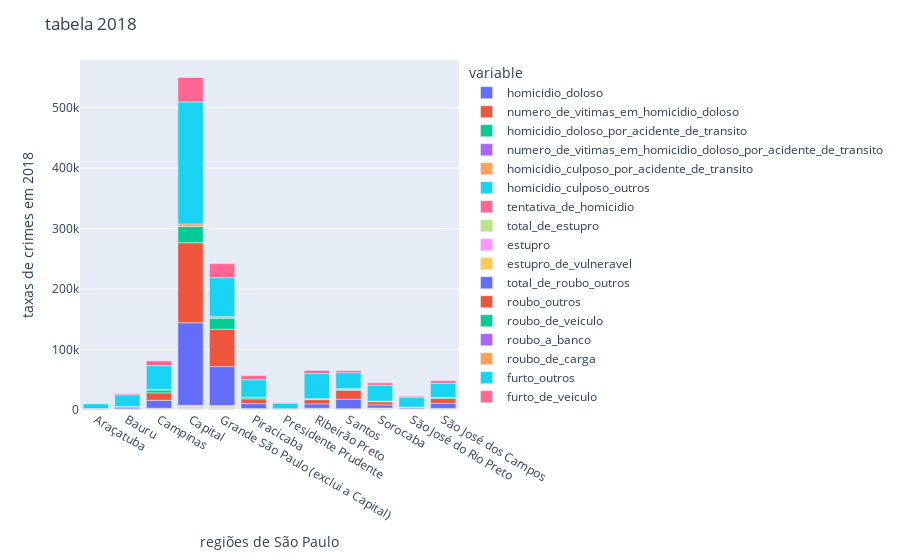

The code cell stored with this chart in its notebook:
### Markdown cell above
# Dados do Ano de 2018:

### Code cell
ano1 = df2[df2['ano'] == 2018] 

ano1 = ano1.groupby('regiao_ssp').sum()
ano2018 = ano1
display(ano2018)

grafico = px.bar(ano2018, x = ano2018.index , y = ["homicidio_doloso","numero_de_vitimas_em_homicidio_doloso","homicidio_doloso_por_acidente_de_transito","numero_de_vitimas_em_homicidio_doloso_por_acidente_de_transito","homicidio_culposo_por_acidente_de_transito","homicidio_culposo_outros","tentativa_de_homicidio","total_de_estupro","estupro","estupro_de_vulneravel","total_de_roubo_outros","roubo_outros","roubo_de_veiculo","roubo_a_banco","roubo_de_carga","furto_outros","furto_de_veiculo"])
grafico.update_layout(
    yaxis_title="taxas de crimes em 2018",
    xaxis_title="regiões de São Paulo",
    title = 'tabela 2018')
grafico.show()

### Figure 1 — Plotly figure (JSON) as saved in the notebook; plotly's stock layout.template omitted (floating-point values rounded to 4 significant figures)
{"data": [{"alignmentgroup": "True", "hovertemplate": "variable=homicidio_doloso<br>regiao_ssp=%{x}<br>value=%{y}<extra></extra>", "legendgroup": "homicidio_doloso", "marker": {"color": "#636efa", "pattern": {"shape": ""}}, "name": "homicidio_doloso", "offsetgroup": "homicidio_doloso", "orientation": "v", "showlegend": true, "textposition": "auto", "type": "bar", "x": ["Araçatuba", "Bauru", "Campinas", "Capital", "Grande São Paulo (exclui a Capital)", "Piracicaba", "Presidente Prudente", "Ribeirão Preto", "Santos", "Sorocaba", "São José do Rio Preto", "São José dos Campos"], "xaxis": "x", "y": [57, 97, 247, 672, 669, 197, 58, 212, 156, 167, 91, 326], "yaxis": "y"}, {"alignmentgroup": "True", "hovertemplate": "variable=numero_de_vitimas_em_homicidio_doloso<br>regiao_ssp=%{x}<br>value=%{y}<extra></extra>", "legendgroup": "numero_de_vitimas_em_homicidio_doloso", "marker": {"color": "#EF553B", "pattern": {"shape": ""}}, "name": "numero_de_vitimas_em_homicidio_doloso", "offsetgroup": "numero_de_vitimas_em_homicidio_doloso", "orientation": "v", "showlegend": true, "textposition": "auto", "type": "bar", "x": ["Araçatuba", "Bauru", "Campinas", "Capital", "Grande São Paulo (exclui a Capital)", "Piracicaba", "Presidente Prudente", "Ribeirão Preto", "Santos", "Sorocaba", "São José do Rio Preto", "São José dos Campos"], "xaxis": "x", "y": [58, 98, 257, 723, 714, 204, 59, 216, 169, 176, 94, 338], "yaxis": "y"}, {"alignmentgroup": "True", "hovertemplate": "variable=homicidio_doloso_por_acidente_de_transito<br>regiao_ssp=%{x}<br>value=%{y}<extra></extra>", "legendgroup": "homicidio_doloso_por_acidente_de_transito", "marker": {"color": "#00cc96", "pattern": {"shape": ""}}, "name": "homicidio_doloso_por_acidente_de_transito", "offsetgroup": "homicidio_doloso_por_acidente_de_transito", "orientation": "v", "showlegend": true, "textposition": "auto", "type": "bar", "x": ["Araçatuba", "Bauru", "Campinas", "Capital", "Grande São Paulo (exclui a Capital)", "Piracicaba", "Presidente Prudente", "Ribeirão Preto", "Santos", "Sorocaba", "São José do Rio Preto", "São José dos Campos"], "xaxis": "x", "y": [0, 2, 1, 12, 6, 3, 0, 4, 2, 4, 1, 1], "yaxis": "y"}, {"alignmentgroup": "True", "hovertemplate": "variable=numero_de_vitimas_em_homicidio_doloso_por_acidente_de_transito<br>regiao_ssp=%{x}<br>value=%{y}<extra></extra>", "legendgroup": "numero_de_vitimas_em_homicidio_doloso_por_acidente_de_transito", "marker": {"color": "#ab63fa", "pattern": {"shape": ""}}, "name": "numero_de_vitimas_em_homicidio_doloso_por_acidente_de_transito", "offsetgroup": "numero_de_vitimas_em_homicidio_doloso_por_acidente_de_transito", "orientation": "v", "showlegend": true, "textposition": "auto", "type": "bar", "x": ["Araçatuba", "Bauru", "Campinas", "Capital", "Grande São Paulo (exclui a Capital)", "Piracicaba", "Presidente Prudente", "Ribeirão Preto", "Santos", "Sorocaba", "São José do Rio Preto", "São José dos Campos"], "xaxis": "x", "y": [0, 3, 1, 12, 8, 3, 0, 7, 3, 4, 2, 1], "yaxis": "y"}, {"alignmentgroup": "True", "hovertemplate": "variable=homicidio_culposo_por_acidente_de_transito<br>regiao_ssp=%{x}<br>value=%{y}<extra></extra>", "legendgroup": "homicidio_culposo_por_acidente_de_transito", "marker": {"color": "#FFA15A", "pattern": {"shape": ""}}, "name": "homicidio_culposo_por_acidente_de_transito", "offsetgroup": "homicidio_culposo_por_acidente_de_transito", "orientation": "v", "showlegend": true, "textposition": "auto", "type": "bar", "x": ["Araçatuba", "Bauru", "Campinas", "Capital", "Grande São Paulo (exclui a Capital)", "Piracicaba", "Presidente Prudente", "Ribeirão Preto", "Santos", "Sorocaba", "São José do Rio Preto", "São José dos Campos"], "xaxis": "x", "y": [92, 192, 349, 392, 467, 278, 111, 357, 232, 353, 172, 198], "yaxis": "y"}, {"alignmentgroup": "True", "hovertemplate": "variable=homicidio_culposo_outros<br>regiao_ssp=%{x}<br>value=%{y}<extra></extra>", "legendgroup": "homicidio_culposo_outros", "marker": {"color": "#19d3f3", "pattern": {"shape": ""}}, "name": "homicidio_culposo_outros", "offsetgroup": "homicidio_culposo_outros", "orientation": "v", "showlegend": true, "textposition": "auto", "type": "bar", "x": ["Araçatuba", "Bauru", "Campinas", "Capital", "Grande São Paulo (exclui a Capital)", "Piracicaba", "Presidente Prudente", "Ribeirão Preto", "Santos", "Sorocaba", "São José do Rio Preto", "São José dos Campos"], "xaxis": "x", "y": [3, 14, 8, 29, 22, 18, 7, 16, 7, 14, 4, 10], "yaxis": "y"}, {"alignmentgroup": "True", "hovertemplate": "variable=tentativa_de_homicidio<br>regiao_ssp=%{x}<br>value=%{y}<extra></extra>", "legendgroup": "tentativa_de_homicidio", "marker": {"color": "#FF6692", "pattern": {"shape": ""}}, "name": "tentativa_de_homicidio", "offsetgroup": "tentativa_de_homicidio", "orientation": "v", "showlegend": true, "textposition": "auto", "type": "bar", "x": ["Araçatuba", "Bauru", "Campinas", "Capital", "Grande São Paulo (exclui a Capital)", "Piracicaba", "Presidente Prudente", "Ribeirão Preto", "Santos", "Sorocaba", "São José do Rio Preto", "São José dos Campos"], "xaxis": "x", "y": [107, 145, 243, 749, 646, 236, 88, 302, 290, 194, 143, 341], "yaxis": "y"}, {"alignmentgroup": "True", "hovertemplate": "variable=total_de_estupro<br>regiao_ssp=%{x}<br>value=%{y}<extra></extra>", "legendgroup": "total_de_estupro", "marker": {"color": "#B6E880", "pattern": {"shape": ""}}, "name": "total_de_estupro", "offsetgroup": "total_de_estupro", "orientation": "v", "showlegend": true, "textposition": "auto", "type": "bar", "x": ["Araçatuba", "Bauru", "Campinas", "Capital", "Grande São Paulo (exclui a Capital)", "Piracicaba", "Presidente Prudente", "Ribeirão Preto", "Santos", "Sorocaba", "São José do Rio Preto", "São José dos Campos"], "xaxis": "x", "y": [246, 611, 931, 2590, 2485, 689, 343, 907, 638, 1231, 557, 715], "yaxis": "y"}, {"alignmentgroup": "True", "hovertemplate": "variable=estupro<br>regiao_ssp=%{x}<br>value=%{y}<extra></extra>", "legendgroup": "estupro", "marker": {"color": "#FF97FF", "pattern": {"shape": ""}}, "name": "estupro", "offsetgroup": "estupro", "orientation": "v", "showlegend": true, "textposition": "auto", "type": "bar", "x": ["Araçatuba", "Bauru", "Campinas", "Capital", "Grande São Paulo (exclui a Capital)", "Piracicaba", "Presidente Prudente", "Ribeirão Preto", "Santos", "Sorocaba", "São José do Rio Preto", "São José dos Campos"], "xaxis": "x", "y": [62, 148, 328, 798, 651, 199, 74, 256, 193, 272, 122, 181], "yaxis": "y"}, {"alignmentgroup": "True", "hovertemplate": "variable=estupro_de_vulneravel<br>regiao_ssp=%{x}<br>value=%{y}<extra></extra>", "legendgroup": "estupro_de_vulneravel", "marker": {"color": "#FECB52", "pattern": {"shape": ""}}, "name": "estupro_de_vulneravel", "offsetgroup": "estupro_de_vulneravel", "orientation": "v", "showlegend": true, "textposition": "auto", "type": "bar", "x": ["Araçatuba", "Bauru", "Campinas", "Capital", "Grande São Paulo (exclui a Capital)", "Piracicaba", "Presidente Prudente", "Ribeirão Preto", "Santos", "Sorocaba", "São José do Rio Preto", "São José dos Campos"], "xaxis": "x", "y": [184, 463, 603, 1792, 1834, 490, 269, 651, 445, 959, 435, 534], "yaxis": "y"}, {"alignmentgroup": "True", "hovertemplate": "variable=total_de_roubo_outros<br>regiao_ssp=%{x}<br>value=%{y}<extra></extra>", "legendgroup": "total_de_roubo_outros", "marker": {"color": "#636efa", "pattern": {"shape": ""}}, "name": "total_de_roubo_outros", "offsetgroup": "total_de_roubo_outros", "orientation": "v", "showlegend": true, "textposition": "auto", "type": "bar", "x": ["Araçatuba", "Bauru", "Campinas", "Capital", "Grande São Paulo (exclui a Capital)", "Piracicaba", "Presidente Prudente", "Ribeirão Preto", "Santos", "Sorocaba", "São José do Rio Preto", "São José dos Campos"], "xaxis": "x", "y": [811, 1901, 12992, 136589, 64233, 8263, 568, 7196, 15542, 5152, 1569, 8298], "yaxis": "y"}, {"alignmentgroup": "True", "hovertemplate": "variable=roubo_outros<br>regiao_ssp=%{x}<br>value=%{y}<extra></extra>", "legendgroup": "roubo_outros", "marker": {"color": "#EF553B", "pattern": {"shape": ""}}, "name": "roubo_outros", "offsetgroup": "roubo_outros", "orientation": "v", "showlegend": true, "textposition": "auto", "type": "bar", "x": ["Araçatuba", "Bauru", "Campinas", "Capital", "Grande São Paulo (exclui a Capital)", "Piracicaba", "Presidente Prudente", "Ribeirão Preto", "Santos", "Sorocaba", "São José do Rio Preto", "São José dos Campos"], "xaxis": "x", "y": [804, 1864, 12413, 132332, 61829, 7823, 550, 7045, 14979, 5022, 1549, 8112], "yaxis": "y"}, {"alignmentgroup": "True", "hovertemplate": "variable=roubo_de_veiculo<br>regiao_ssp=%{x}<br>value=%{y}<extra></extra>", "legendgroup": "roubo_de_veiculo", "marker": {"color": "#00cc96", "pattern": {"shape": ""}}, "name": "roubo_de_veiculo", "offsetgroup": "roubo_de_veiculo", "orientation": "v", "showlegend": true, "textposition": "auto", "type": "bar", "x": ["Araçatuba", "Bauru", "Campinas", "Capital", "Grande São Paulo (exclui a Capital)", "Piracicaba", "Presidente Prudente", "Ribeirão Preto", "Santos", "Sorocaba", "São José do Rio Preto", "São José dos Campos"], "xaxis": "x", "y": [34, 156, 5014, 26860, 18576, 2204, 33, 1292, 1992, 1026, 127, 1656], "yaxis": "y"}, {"alignmentgroup": "True", "hovertemplate": "variable=roubo_a_banco<br>regiao_ssp=%{x}<br>value=%{y}<extra></extra>", "legendgroup": "roubo_a_banco", "marker": {"color": "#ab63fa", "pattern": {"shape": ""}}, "name": "roubo_a_banco", "offsetgroup": "roubo_a_banco", "orientation": "v", "showlegend": true, "textposition": "auto", "type": "bar", "x": ["Araçatuba", "Bauru", "Campinas", "Capital", "Grande São Paulo (exclui a Capital)", "Piracicaba", "Presidente Prudente", "Ribeirão Preto", "Santos", "Sorocaba", "São José do Rio Preto", "São José dos Campos"], "xaxis": "x", "y": [1, 1, 5, 26, 5, 5, 0, 0, 3, 4, 1, 3], "yaxis": "y"}, {"alignmentgroup": "True", "hovertemplate": "variable=roubo_de_carga<br>regiao_ssp=%{x}<br>value=%{y}<extra></extra>", "legendgroup": "roubo_de_carga", "marker": {"color": "#FFA15A", "pattern": {"shape": ""}}, "name": "roubo_de_carga", "offsetgroup": "roubo_de_carga", "orientation": "v", "showlegend": true, "textposition": "auto", "type": "bar", "x": ["Araçatuba", "Bauru", "Campinas", "Capital", "Grande São Paulo (exclui a Capital)", "Piracicaba", "Presidente Prudente", "Ribeirão Preto", "Santos", "Sorocaba", "São José do Rio Preto", "São José dos Campos"], "xaxis": "x", "y": [6, 36, 574, 4231, 2399, 435, 18, 151, 560, 126, 19, 183], "yaxis": "y"}, {"alignmentgroup": "True", "hovertemplate": "variable=furto_outros<br>regiao_ssp=%{x}<br>value=%{y}<extra></extra>", "legendgroup": "furto_outros", "marker": {"color": "#19d3f3", "pattern": {"shape": ""}}, "name": "furto_outros", "offsetgroup": "furto_outros", "orientation": "v", "showlegend": true, "textposition": "auto", "type": "bar", "x": ["Araçatuba", "Bauru", "Campinas", "Capital", "Grande São Paulo (exclui a Capital)", "Piracicaba", "Presidente Prudente", "Ribeirão Preto", "Santos", "Sorocaba", "São José do Rio Preto", "São José dos Campos"], "xaxis": "x", "y": [7905, 19412, 39391, 201798, 64283, 28935, 9234, 41786, 26478, 26150, 16274, 23185], "yaxis": "y"}, {"alignmentgroup": "True", "hovertemplate": "variable=furto_de_veiculo<br>regiao_ssp=%{x}<br>value=%{y}<extra></extra>", "legendgroup": "furto_de_veiculo", "marker": {"color": "#FF6692", "pattern": {"shape": ""}}, "name": "furto_de_veiculo", "offsetgroup": "furto_de_veiculo", "orientation": "v", "showlegend": true, "textposition": "auto", "type": "bar", "x": ["Araçatuba", "Bauru", "Campinas", "Capital", "Grande São Paulo (exclui a Capital)", "Piracicaba", "Presidente Prudente", "Ribeirão Preto", "Santos", "Sorocaba", "São José do Rio Preto", "São José dos Campos"], "xaxis": "x", "y": [477, 1683, 7784, 40395, 23179, 6858, 605, 4903, 3330, 3991, 1666, 4475], "yaxis": "y"}], "layout": {"barmode": "relative", "legend": {"title": {"text": "variable"}, "tracegroupgap": 0}, "margin": {"t": 60}, "title": {"text": "tabela 2018"}, "xaxis": {"anchor": "y", "domain": [0, 1], "title": {"text": "regiões de São Paulo"}}, "yaxis": {"anchor": "x", "domain": [0, 1], "title": {"text": "taxas de crimes em 2018"}}}}
